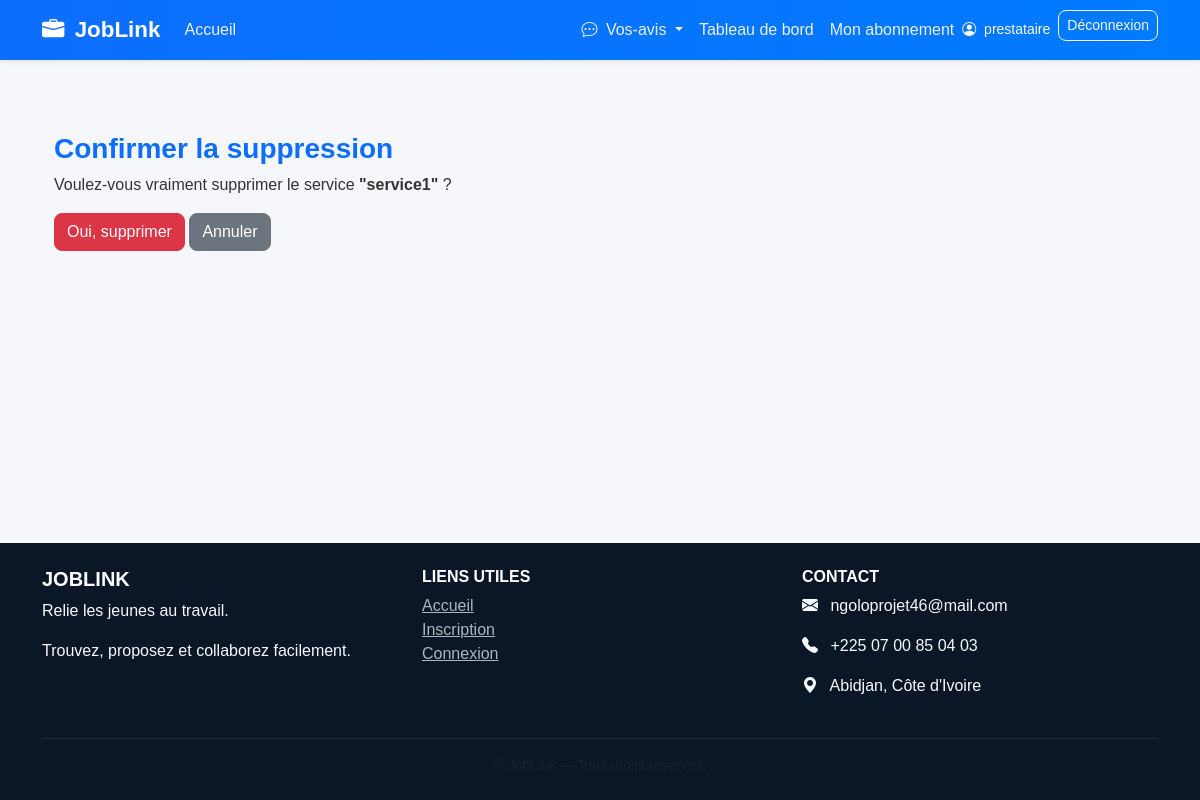
The app's page /service/supprimer/5/ (signed in), older data.
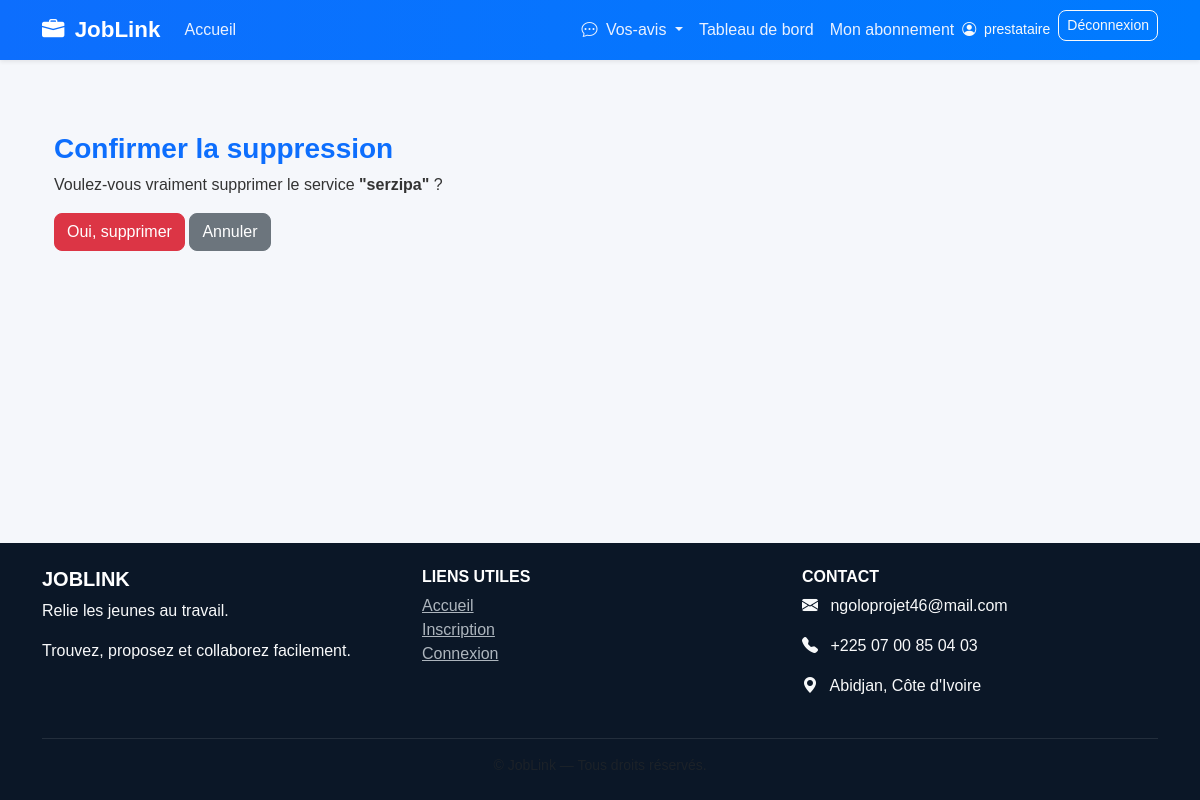
The same page, newer data.
### core/models.py (models this page shows, shortened)
class Service(models.Model):
    VILLES_CI = [
        ("Abidjan", "Abidjan"),
        ("Bouaké", "Bouaké"),
        ("Daloa", "Daloa"),
        ("Yamoussoukro", "Yamoussoukro"),
        ("San-Pédro", "San-Pédro"),
        ("Korhogo", "Korhogo"),
        ("Man", "Man"),
        ("Gagnoa", "Gagnoa"),
    ]
    prestataire = models.ForeignKey(
        'Prestataire',
        on_delete=models.CASCADE,
        related_name='services'
    )
    titre = models.CharField(max_length=100)
    description = models.TextField()
    prix = models.DecimalField(max_digits=10, decimal_places=2)
    telephone = models.CharField(max_length=20, blank=True, null=True)
    adresse = models.CharField(max_length=255, blank=True, null=True)
    categorie = models.CharField(max_length=100)
    ville = models.CharField(max_length=50, choices=VILLES_CI, default="Abidjan")
    date_publication = models.DateTimeField(auto_now_add=True)
    disponible = models.BooleanField(default=True)
    image = CloudinaryField("image", blank=True, null=True)
    video = CloudinaryField(resource_type="video", blank=True, null=True)

### core/views.py (the view)
# urls.py: path('service/supprimer/<int:service_id>/', views.supprimer_service, name='supprimer_service'),
@login_required
def supprimer_service(request, service_id):
    service = get_object_or_404(Service, id=service_id, prestataire__user=request.user)
    if request.method == 'POST':
        service.delete()
        messages.success(request, "Le service a été supprimé avec succès 🗑")
        return redirect('dashboard')
    return render(request, 'core/supprimer_service.html', {'service': service})

### core/templates/core/supprimer_service.html (shortened to what this page needs)
{% extends 'base.html' %}
{% block content %}
<div class="container mt-5">
    <h3>Confirmer la suppression</h3>
    <p>Voulez-vous vraiment supprimer le service <strong>"{{ service.titre }}"</strong> ?</p>
    <form method="post">
        <button type="submit" class="btn btn-danger">Oui, supprimer</button>
        <a href="{% url 'dashboard' %}" class="btn btn-secondary">Annuler</a>
    </form>
</div>
{% endblock %}

Row changes from the older to the newer data that the page shows:
changed Service: titre "service1" → "serzipa"
